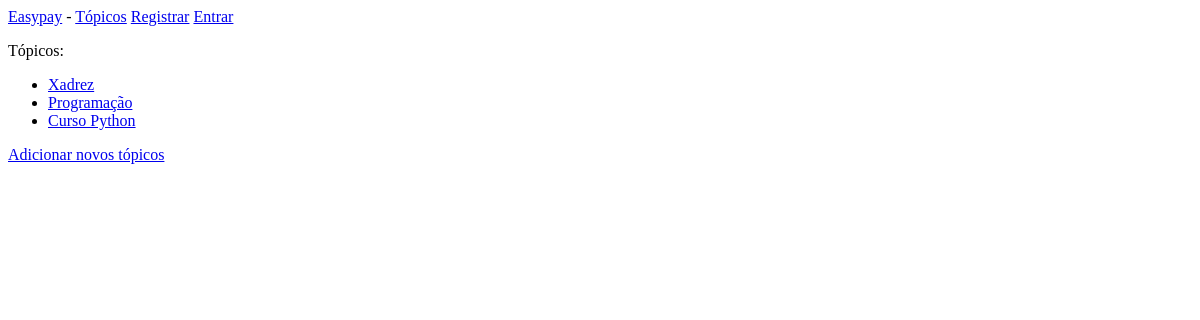
Before: /topics with the older database file.
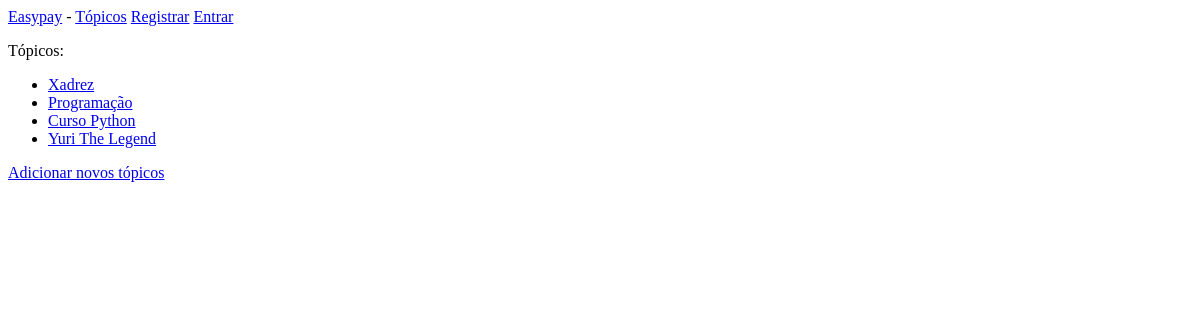
After: the same page with the newer database file.
### easypays/models.py (models this page shows)
class Topic (models.Model):
    text = models.CharField(max_length=200)
    date_added = models.DateTimeField(auto_now_add=True)
    def __str__(self):
        return self.text

### easypays/views.py (the view)
# urls.py: path('topics', views.topics, name='topics'),
def topics(request):
    topics = Topic.objects.order_by('date_added')
    context = {'topics': topics}
    return render(request, 'easypays/topics.html',context)

### easypays/templates/easypays/topics.html
{% extends "easypays/base.html" %}
{% block content %}
<p>Tópicos:</p>
    <ul>
        {% for topic in topics %}
            <li>
                <a href="{% url 'topic' topic.id %}">{{ topic }}</a>
            </li>
        {% empty %}
            <li>Não há topicos adicionados.</li>
        {% endfor %}
    </ul>
    <a href="{% url 'new_topic' %}">Adicionar novos tópicos</a>
{% endblock content %}

Changed rows visible on the page:
added Topic: text "Yuri The Legend"
